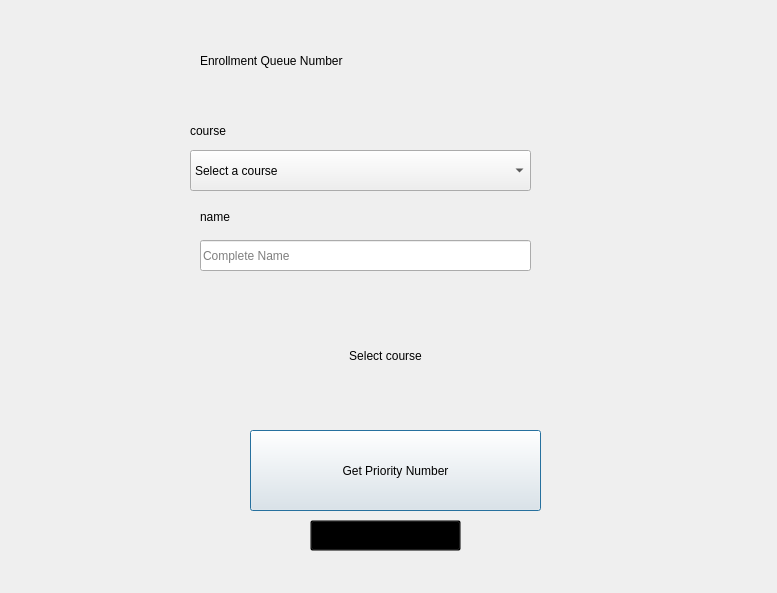
<?xml version="1.0" encoding="UTF-8"?>
<ui version="4.0">
 <class>Dialog</class>
 <widget class="QDialog" name="Dialog">
  <property name="geometry">
   <rect>
    <x>0</x>
    <y>0</y>
    <width>777</width>
    <height>593</height>
   </rect>
  </property>
  <property name="windowTitle">
   <string>Dialog</string>
  </property>
  <property name="styleSheet">
   <string notr="true">#returnButton {
	background-color: transparent;
}</string>
  </property>
  <widget class="QLabel" name="label">
   <property name="geometry">
    <rect>
     <x>200</x>
     <y>30</y>
     <width>371</width>
     <height>61</height>
    </rect>
   </property>
   <property name="text">
    <string>Enrollment Queue Number &lt;pa rename ko chels&gt;</string>
   </property>
  </widget>
  <widget class="QComboBox" name="courseCombobox">
   <property name="geometry">
    <rect>
     <x>190</x>
     <y>150</y>
     <width>341</width>
     <height>41</height>
    </rect>
   </property>
   <item>
    <property name="text">
     <string>Select a course</string>
    </property>
   </item>
  </widget>
  <widget class="QPushButton" name="queueButton">
   <property name="geometry">
    <rect>
     <x>250</x>
     <y>430</y>
     <width>291</width>
     <height>81</height>
    </rect>
   </property>
   <property name="cursor">
    <cursorShape>PointingHandCursor</cursorShape>
   </property>
   <property name="text">
    <string>Get Priority Number</string>
   </property>
  </widget>
  <widget class="QLabel" name="label_2">
   <property name="geometry">
    <rect>
     <x>190</x>
     <y>120</y>
     <width>331</width>
     <height>21</height>
    </rect>
   </property>
   <property name="text">
    <string>course</string>
   </property>
  </widget>
  <widget class="QLabel" name="queueNumberLabel">
   <property name="geometry">
    <rect>
     <x>280</x>
     <y>320</y>
     <width>211</width>
     <height>71</height>
    </rect>
   </property>
   <property name="text">
    <string>Select course</string>
   </property>
   <property name="alignment">
    <set>Qt::AlignCenter</set>
   </property>
  </widget>
  <widget class="QPushButton" name="returnButton">
   <property name="geometry">
    <rect>
     <x>310</x>
     <y>520</y>
     <width>151</width>
     <height>31</height>
    </rect>
   </property>
   <property name="cursor">
    <cursorShape>PointingHandCursor</cursorShape>
   </property>
   <property name="text">
    <string>Return to login</string>
   </property>
  </widget>
  <widget class="QLabel" name="label_3">
   <property name="geometry">
    <rect>
     <x>200</x>
     <y>210</y>
     <width>47</width>
     <height>13</height>
    </rect>
   </property>
   <property name="text">
    <string>name</string>
   </property>
  </widget>
  <widget class="QLineEdit" name="nameField">
   <property name="geometry">
    <rect>
     <x>200</x>
     <y>240</y>
     <width>331</width>
     <height>31</height>
    </rect>
   </property>
   <property name="placeholderText">
    <string>Complete Name</string>
   </property>
  </widget>
 </widget>
 <resources/>
 <connections/>
</ui>
